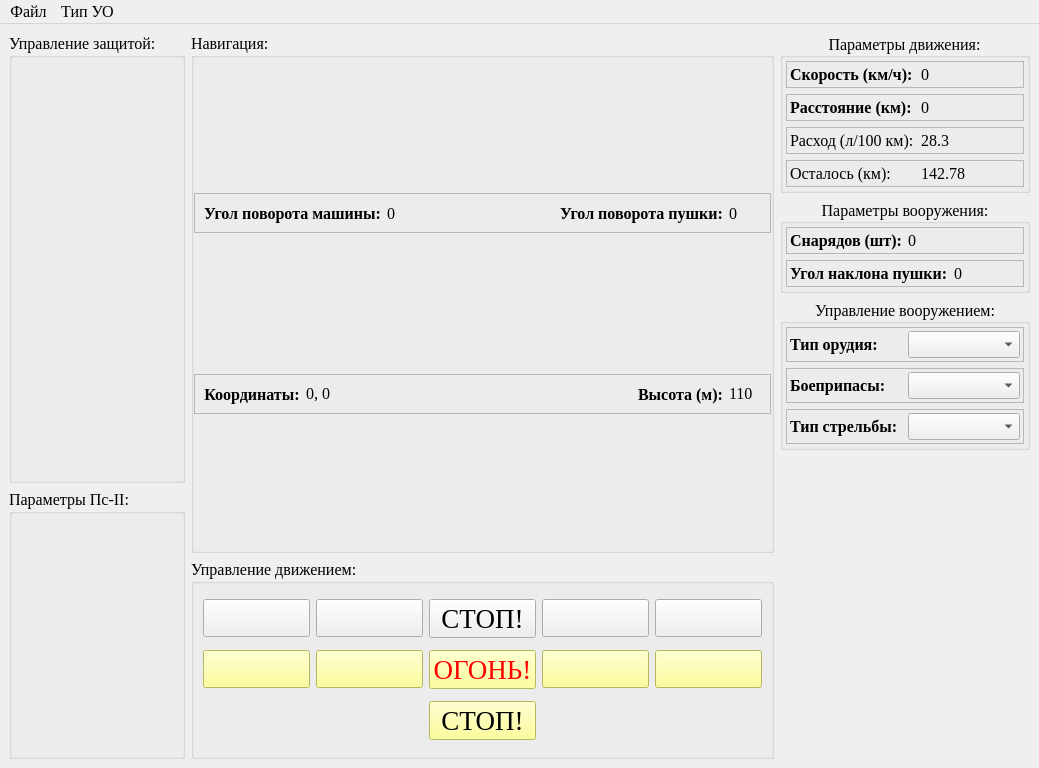
<?xml version="1.0" encoding="UTF-8"?>
<ui version="4.0">
 <class>MainWindow</class>
 <widget class="QMainWindow" name="MainWindow">
  <property name="geometry">
   <rect>
    <x>0</x>
    <y>0</y>
    <width>1024</width>
    <height>768</height>
   </rect>
  </property>
  <property name="font">
   <font>
    <family>Times New Roman</family>
    <pointsize>12</pointsize>
   </font>
  </property>
  <property name="windowTitle">
   <string>Main UI Example</string>
  </property>
  <widget class="QWidget" name="centralwidget">
   <layout class="QHBoxLayout" name="horizontalLayout_2">
    <item>
     <widget class="QFrame" name="frame">
      <property name="sizePolicy">
       <sizepolicy hsizetype="Fixed" vsizetype="Preferred">
        <horstretch>0</horstretch>
        <verstretch>0</verstretch>
       </sizepolicy>
      </property>
      <layout class="QVBoxLayout" name="verticalLayout_2">
       <property name="leftMargin">
        <number>0</number>
       </property>
       <property name="topMargin">
        <number>0</number>
       </property>
       <property name="rightMargin">
        <number>0</number>
       </property>
       <property name="bottomMargin">
        <number>0</number>
       </property>
       <item>
        <widget class="QGroupBox" name="groupBox_6">
         <property name="minimumSize">
          <size>
           <width>0</width>
           <height>450</height>
          </size>
         </property>
         <property name="title">
          <string>Управление защитой:</string>
         </property>
        </widget>
       </item>
       <item>
        <widget class="QGroupBox" name="groupBox_7">
         <property name="sizePolicy">
          <sizepolicy hsizetype="Preferred" vsizetype="Preferred">
           <horstretch>0</horstretch>
           <verstretch>0</verstretch>
          </sizepolicy>
         </property>
         <property name="title">
          <string>Параметры Пс-II:</string>
         </property>
        </widget>
       </item>
      </layout>
     </widget>
    </item>
    <item>
     <widget class="QFrame" name="frame_2">
      <property name="minimumSize">
       <size>
        <width>0</width>
        <height>0</height>
       </size>
      </property>
      <layout class="QVBoxLayout" name="verticalLayout_3">
       <property name="leftMargin">
        <number>0</number>
       </property>
       <property name="topMargin">
        <number>0</number>
       </property>
       <property name="rightMargin">
        <number>0</number>
       </property>
       <property name="bottomMargin">
        <number>0</number>
       </property>
       <item>
        <widget class="QGroupBox" name="groupBox_8">
         <property name="minimumSize">
          <size>
           <width>500</width>
           <height>500</height>
          </size>
         </property>
         <property name="title">
          <string>Навигация:</string>
         </property>
         <layout class="QVBoxLayout" name="verticalLayout_5">
          <property name="leftMargin">
           <number>0</number>
          </property>
          <property name="topMargin">
           <number>0</number>
          </property>
          <property name="rightMargin">
           <number>0</number>
          </property>
          <property name="bottomMargin">
           <number>0</number>
          </property>
          <item>
           <widget class="QFrame" name="frame_14">
            <property name="sizePolicy">
             <sizepolicy hsizetype="Preferred" vsizetype="Fixed">
              <horstretch>0</horstretch>
              <verstretch>0</verstretch>
             </sizepolicy>
            </property>
            <property name="frameShape">
             <enum>QFrame::StyledPanel</enum>
            </property>
            <property name="frameShadow">
             <enum>QFrame::Raised</enum>
            </property>
            <layout class="QHBoxLayout" name="horizontalLayout_12">
             <item>
              <widget class="QLabel" name="label_16">
               <property name="sizePolicy">
                <sizepolicy hsizetype="Fixed" vsizetype="Preferred">
                 <horstretch>0</horstretch>
                 <verstretch>0</verstretch>
                </sizepolicy>
               </property>
               <property name="font">
                <font>
                 <weight>75</weight>
                 <bold>true</bold>
                </font>
               </property>
               <property name="text">
                <string>Угол поворота машины:</string>
               </property>
               <property name="alignment">
                <set>Qt::AlignCenter</set>
               </property>
              </widget>
             </item>
             <item>
              <widget class="QLabel" name="turn_label">
               <property name="sizePolicy">
                <sizepolicy hsizetype="Fixed" vsizetype="Preferred">
                 <horstretch>0</horstretch>
                 <verstretch>0</verstretch>
                </sizepolicy>
               </property>
               <property name="text">
                <string>0</string>
               </property>
              </widget>
             </item>
             <item>
              <spacer name="horizontalSpacer">
               <property name="orientation">
                <enum>Qt::Horizontal</enum>
               </property>
               <property name="sizeHint" stdset="0">
                <size>
                 <width>40</width>
                 <height>20</height>
                </size>
               </property>
              </spacer>
             </item>
             <item>
              <widget class="QLabel" name="label_14">
               <property name="sizePolicy">
                <sizepolicy hsizetype="Fixed" vsizetype="Preferred">
                 <horstretch>0</horstretch>
                 <verstretch>0</verstretch>
                </sizepolicy>
               </property>
               <property name="font">
                <font>
                 <weight>75</weight>
                 <bold>true</bold>
                </font>
               </property>
               <property name="text">
                <string>Угол поворота пушки:</string>
               </property>
               <property name="alignment">
                <set>Qt::AlignCenter</set>
               </property>
              </widget>
             </item>
             <item>
              <widget class="QLabel" name="gun_turn_label">
               <property name="sizePolicy">
                <sizepolicy hsizetype="Fixed" vsizetype="Preferred">
                 <horstretch>0</horstretch>
                 <verstretch>0</verstretch>
                </sizepolicy>
               </property>
               <property name="minimumSize">
                <size>
                 <width>32</width>
                 <height>0</height>
                </size>
               </property>
               <property name="text">
                <string>0</string>
               </property>
              </widget>
             </item>
            </layout>
           </widget>
          </item>
          <item>
           <widget class="QFrame" name="frame_10">
            <property name="sizePolicy">
             <sizepolicy hsizetype="Preferred" vsizetype="Fixed">
              <horstretch>0</horstretch>
              <verstretch>0</verstretch>
             </sizepolicy>
            </property>
            <property name="frameShape">
             <enum>QFrame::StyledPanel</enum>
            </property>
            <property name="frameShadow">
             <enum>QFrame::Raised</enum>
            </property>
            <layout class="QHBoxLayout" name="horizontalLayout_7">
             <item>
              <widget class="QLabel" name="label_9">
               <property name="sizePolicy">
                <sizepolicy hsizetype="Fixed" vsizetype="Preferred">
                 <horstretch>0</horstretch>
                 <verstretch>0</verstretch>
                </sizepolicy>
               </property>
               <property name="font">
                <font>
                 <weight>75</weight>
                 <bold>true</bold>
                </font>
               </property>
               <property name="text">
                <string>Координаты:</string>
               </property>
               <property name="alignment">
                <set>Qt::AlignCenter</set>
               </property>
              </widget>
             </item>
             <item>
              <widget class="QLabel" name="coord_label">
               <property name="sizePolicy">
                <sizepolicy hsizetype="Fixed" vsizetype="Fixed">
                 <horstretch>0</horstretch>
                 <verstretch>0</verstretch>
                </sizepolicy>
               </property>
               <property name="text">
                <string>0, 0</string>
               </property>
              </widget>
             </item>
             <item>
              <spacer name="horizontalSpacer_2">
               <property name="orientation">
                <enum>Qt::Horizontal</enum>
               </property>
               <property name="sizeHint" stdset="0">
                <size>
                 <width>40</width>
                 <height>20</height>
                </size>
               </property>
              </spacer>
             </item>
             <item>
              <widget class="QLabel" name="label_10">
               <property name="sizePolicy">
                <sizepolicy hsizetype="Fixed" vsizetype="Preferred">
                 <horstretch>0</horstretch>
                 <verstretch>0</verstretch>
                </sizepolicy>
               </property>
               <property name="font">
                <font>
                 <weight>75</weight>
                 <bold>true</bold>
                </font>
               </property>
               <property name="text">
                <string>Высота (м):</string>
               </property>
               <property name="alignment">
                <set>Qt::AlignCenter</set>
               </property>
              </widget>
             </item>
             <item>
              <widget class="QLabel" name="label_12">
               <property name="sizePolicy">
                <sizepolicy hsizetype="Fixed" vsizetype="Fixed">
                 <horstretch>0</horstretch>
                 <verstretch>0</verstretch>
                </sizepolicy>
               </property>
               <property name="minimumSize">
                <size>
                 <width>32</width>
                 <height>0</height>
                </size>
               </property>
               <property name="text">
                <string>110</string>
               </property>
              </widget>
             </item>
            </layout>
           </widget>
          </item>
         </layout>
        </widget>
       </item>
       <item>
        <widget class="QGroupBox" name="groupBox_9">
         <property name="sizePolicy">
          <sizepolicy hsizetype="Preferred" vsizetype="Fixed">
           <horstretch>0</horstretch>
           <verstretch>0</verstretch>
          </sizepolicy>
         </property>
         <property name="minimumSize">
          <size>
           <width>0</width>
           <height>200</height>
          </size>
         </property>
         <property name="title">
          <string>Управление движением:</string>
         </property>
         <layout class="QGridLayout" name="gridLayout">
          <item row="2" column="3">
           <widget class="QPushButton" name="gun_left">
            <property name="minimumSize">
             <size>
              <width>107</width>
              <height>38</height>
             </size>
            </property>
            <property name="font">
             <font>
              <family>Times New Roman</family>
              <pointsize>16</pointsize>
             </font>
            </property>
            <property name="styleSheet">
             <string notr="true">background: rgb(255, 255, 127)</string>
            </property>
            <property name="text">
             <string/>
            </property>
            <property name="icon">
             <iconset>
              <normaloff>images/arrow_left.png</normaloff>images/arrow_left.png</iconset>
            </property>
            <property name="autoRepeat">
             <bool>true</bool>
            </property>
            <property name="autoRepeatDelay">
             <number>100</number>
            </property>
            <property name="autoRepeatInterval">
             <number>16</number>
            </property>
           </widget>
          </item>
          <item row="2" column="5">
           <widget class="QPushButton" name="gun_right">
            <property name="minimumSize">
             <size>
              <width>107</width>
              <height>38</height>
             </size>
            </property>
            <property name="font">
             <font>
              <family>Times New Roman</family>
              <pointsize>16</pointsize>
             </font>
            </property>
            <property name="styleSheet">
             <string notr="true">background: rgb(255, 255, 127)</string>
            </property>
            <property name="text">
             <string/>
            </property>
            <property name="icon">
             <iconset>
              <normaloff>images/arrow_right.png</normaloff>images/arrow_right.png</iconset>
            </property>
            <property name="autoRepeat">
             <bool>true</bool>
            </property>
            <property name="autoRepeatDelay">
             <number>100</number>
            </property>
            <property name="autoRepeatInterval">
             <number>16</number>
            </property>
           </widget>
          </item>
          <item row="0" column="3">
           <widget class="QPushButton" name="tank_left">
            <property name="minimumSize">
             <size>
              <width>107</width>
              <height>38</height>
             </size>
            </property>
            <property name="font">
             <font>
              <family>Times New Roman</family>
              <pointsize>16</pointsize>
             </font>
            </property>
            <property name="text">
             <string/>
            </property>
            <property name="icon">
             <iconset>
              <normaloff>images/arrow_left.png</normaloff>images/arrow_left.png</iconset>
            </property>
            <property name="autoRepeat">
             <bool>true</bool>
            </property>
            <property name="autoRepeatDelay">
             <number>100</number>
            </property>
            <property name="autoRepeatInterval">
             <number>16</number>
            </property>
           </widget>
          </item>
          <item row="0" column="5">
           <widget class="QPushButton" name="tank_right">
            <property name="minimumSize">
             <size>
              <width>107</width>
              <height>38</height>
             </size>
            </property>
            <property name="font">
             <font>
              <family>Times New Roman</family>
              <pointsize>16</pointsize>
             </font>
            </property>
            <property name="text">
             <string/>
            </property>
            <property name="icon">
             <iconset>
              <normaloff>images/arrow_right.png</normaloff>images/arrow_right.png</iconset>
            </property>
            <property name="autoRepeat">
             <bool>true</bool>
            </property>
            <property name="autoRepeatDelay">
             <number>100</number>
            </property>
            <property name="autoRepeatInterval">
             <number>16</number>
            </property>
           </widget>
          </item>
          <item row="2" column="2">
           <widget class="QPushButton" name="gun_fire">
            <property name="minimumSize">
             <size>
              <width>107</width>
              <height>38</height>
             </size>
            </property>
            <property name="font">
             <font>
              <family>Times New Roman</family>
              <pointsize>20</pointsize>
             </font>
            </property>
            <property name="styleSheet">
             <string notr="true">background: rgb(255, 255, 127); color: red</string>
            </property>
            <property name="text">
             <string>ОГОНЬ!</string>
            </property>
           </widget>
          </item>
          <item row="0" column="0">
           <widget class="QPushButton" name="tank_forward">
            <property name="minimumSize">
             <size>
              <width>107</width>
              <height>38</height>
             </size>
            </property>
            <property name="font">
             <font>
              <family>Times New Roman</family>
              <pointsize>16</pointsize>
             </font>
            </property>
            <property name="text">
             <string/>
            </property>
            <property name="icon">
             <iconset>
              <normaloff>images/arrow_up.png</normaloff>images/arrow_up.png</iconset>
            </property>
            <property name="autoRepeat">
             <bool>true</bool>
            </property>
            <property name="autoRepeatDelay">
             <number>0</number>
            </property>
            <property name="autoRepeatInterval">
             <number>100</number>
            </property>
           </widget>
          </item>
          <item row="0" column="1">
           <widget class="QPushButton" name="tank_back">
            <property name="minimumSize">
             <size>
              <width>107</width>
              <height>38</height>
             </size>
            </property>
            <property name="font">
             <font>
              <family>Times New Roman</family>
              <pointsize>16</pointsize>
             </font>
            </property>
            <property name="text">
             <string/>
            </property>
            <property name="icon">
             <iconset>
              <normaloff>images/arrow_down.png</normaloff>images/arrow_down.png</iconset>
            </property>
            <property name="autoRepeat">
             <bool>true</bool>
            </property>
            <property name="autoRepeatDelay">
             <number>0</number>
            </property>
            <property name="autoRepeatInterval">
             <number>100</number>
            </property>
           </widget>
          </item>
          <item row="2" column="1">
           <widget class="QPushButton" name="gun_down">
            <property name="minimumSize">
             <size>
              <width>107</width>
              <height>38</height>
             </size>
            </property>
            <property name="font">
             <font>
              <family>Times New Roman</family>
              <pointsize>16</pointsize>
             </font>
            </property>
            <property name="styleSheet">
             <string notr="true">background: rgb(255, 255, 127)</string>
            </property>
            <property name="text">
             <string/>
            </property>
            <property name="icon">
             <iconset>
              <normaloff>images/arrow_down.png</normaloff>images/arrow_down.png</iconset>
            </property>
            <property name="autoRepeat">
             <bool>true</bool>
            </property>
            <property name="autoRepeatDelay">
             <number>100</number>
            </property>
            <property name="autoRepeatInterval">
             <number>16</number>
            </property>
           </widget>
          </item>
          <item row="2" column="0">
           <widget class="QPushButton" name="gun_up">
            <property name="minimumSize">
             <size>
              <width>107</width>
              <height>38</height>
             </size>
            </property>
            <property name="font">
             <font>
              <family>Times New Roman</family>
              <pointsize>16</pointsize>
             </font>
            </property>
            <property name="styleSheet">
             <string notr="true">background: rgb(255, 255, 127)</string>
            </property>
            <property name="text">
             <string/>
            </property>
            <property name="icon">
             <iconset>
              <normaloff>images/arrow_up.png</normaloff>images/arrow_up.png</iconset>
            </property>
            <property name="autoRepeat">
             <bool>true</bool>
            </property>
            <property name="autoRepeatDelay">
             <number>100</number>
            </property>
            <property name="autoRepeatInterval">
             <number>16</number>
            </property>
           </widget>
          </item>
          <item row="3" column="2">
           <widget class="QPushButton" name="pushButton_11">
            <property name="minimumSize">
             <size>
              <width>107</width>
              <height>38</height>
             </size>
            </property>
            <property name="font">
             <font>
              <family>Times New Roman</family>
              <pointsize>20</pointsize>
             </font>
            </property>
            <property name="styleSheet">
             <string notr="true">background: rgb(255, 255, 127)</string>
            </property>
            <property name="text">
             <string>СТОП!</string>
            </property>
           </widget>
          </item>
          <item row="0" column="2">
           <widget class="QPushButton" name="tank_stop">
            <property name="enabled">
             <bool>true</bool>
            </property>
            <property name="minimumSize">
             <size>
              <width>107</width>
              <height>38</height>
             </size>
            </property>
            <property name="font">
             <font>
              <family>Times New Roman</family>
              <pointsize>20</pointsize>
             </font>
            </property>
            <property name="text">
             <string>СТОП!</string>
            </property>
           </widget>
          </item>
         </layout>
        </widget>
       </item>
      </layout>
     </widget>
    </item>
    <item>
     <widget class="QFrame" name="frame_3">
      <property name="sizePolicy">
       <sizepolicy hsizetype="Fixed" vsizetype="Preferred">
        <horstretch>0</horstretch>
        <verstretch>0</verstretch>
       </sizepolicy>
      </property>
      <property name="minimumSize">
       <size>
        <width>250</width>
        <height>0</height>
       </size>
      </property>
      <layout class="QVBoxLayout" name="verticalLayout">
       <property name="leftMargin">
        <number>0</number>
       </property>
       <property name="topMargin">
        <number>0</number>
       </property>
       <property name="rightMargin">
        <number>0</number>
       </property>
       <property name="bottomMargin">
        <number>0</number>
       </property>
       <item>
        <widget class="QGroupBox" name="groupBox_4">
         <property name="sizePolicy">
          <sizepolicy hsizetype="Preferred" vsizetype="Fixed">
           <horstretch>0</horstretch>
           <verstretch>0</verstretch>
          </sizepolicy>
         </property>
         <property name="minimumSize">
          <size>
           <width>0</width>
           <height>0</height>
          </size>
         </property>
         <property name="font">
          <font>
           <weight>50</weight>
           <bold>false</bold>
          </font>
         </property>
         <property name="title">
          <string>Параметры движения:</string>
         </property>
         <property name="alignment">
          <set>Qt::AlignCenter</set>
         </property>
         <property name="flat">
          <bool>false</bool>
         </property>
         <property name="checkable">
          <bool>false</bool>
         </property>
         <layout class="QVBoxLayout" name="verticalLayout_4">
          <property name="leftMargin">
           <number>3</number>
          </property>
          <property name="topMargin">
           <number>3</number>
          </property>
          <property name="rightMargin">
           <number>3</number>
          </property>
          <property name="bottomMargin">
           <number>3</number>
          </property>
          <item>
           <widget class="QFrame" name="frame_4">
            <property name="sizePolicy">
             <sizepolicy hsizetype="Preferred" vsizetype="Fixed">
              <horstretch>0</horstretch>
              <verstretch>0</verstretch>
             </sizepolicy>
            </property>
            <property name="frameShape">
             <enum>QFrame::StyledPanel</enum>
            </property>
            <property name="frameShadow">
             <enum>QFrame::Raised</enum>
            </property>
            <layout class="QHBoxLayout" name="horizontalLayout_3">
             <property name="leftMargin">
              <number>3</number>
             </property>
             <property name="topMargin">
              <number>3</number>
             </property>
             <property name="rightMargin">
              <number>3</number>
             </property>
             <property name="bottomMargin">
              <number>3</number>
             </property>
             <item>
              <widget class="QLabel" name="label">
               <property name="minimumSize">
                <size>
                 <width>125</width>
                 <height>0</height>
                </size>
               </property>
               <property name="font">
                <font>
                 <weight>75</weight>
                 <bold>true</bold>
                </font>
               </property>
               <property name="text">
                <string>Скорость (км/ч):</string>
               </property>
              </widget>
             </item>
             <item>
              <widget class="QLabel" name="speed_label">
               <property name="text">
                <string>0</string>
               </property>
               <property name="alignment">
                <set>Qt::AlignLeading|Qt::AlignLeft|Qt::AlignVCenter</set>
               </property>
              </widget>
             </item>
            </layout>
           </widget>
          </item>
          <item>
           <widget class="QFrame" name="frame_5">
            <property name="sizePolicy">
             <sizepolicy hsizetype="Preferred" vsizetype="Fixed">
              <horstretch>0</horstretch>
              <verstretch>0</verstretch>
             </sizepolicy>
            </property>
            <property name="frameShape">
             <enum>QFrame::StyledPanel</enum>
            </property>
            <property name="frameShadow">
             <enum>QFrame::Raised</enum>
            </property>
            <layout class="QHBoxLayout" name="horizontalLayout_4">
             <property name="leftMargin">
              <number>3</number>
             </property>
             <property name="topMargin">
              <number>3</number>
             </property>
             <property name="rightMargin">
              <number>3</number>
             </property>
             <property name="bottomMargin">
              <number>3</number>
             </property>
             <item>
              <widget class="QLabel" name="label_2">
               <property name="minimumSize">
                <size>
                 <width>125</width>
                 <height>0</height>
                </size>
               </property>
               <property name="font">
                <font>
                 <weight>75</weight>
                 <bold>true</bold>
                </font>
               </property>
               <property name="text">
                <string>Расстояние (км):</string>
               </property>
              </widget>
             </item>
             <item>
              <widget class="QLabel" name="distance_label">
               <property name="text">
                <string>0</string>
               </property>
               <property name="alignment">
                <set>Qt::AlignLeading|Qt::AlignLeft|Qt::AlignVCenter</set>
               </property>
              </widget>
             </item>
            </layout>
           </widget>
          </item>
          <item>
           <widget class="QFrame" name="frame_6">
            <property name="sizePolicy">
             <sizepolicy hsizetype="Preferred" vsizetype="Fixed">
              <horstretch>0</horstretch>
              <verstretch>0</verstretch>
             </sizepolicy>
            </property>
            <property name="frameShape">
             <enum>QFrame::StyledPanel</enum>
            </property>
            <property name="frameShadow">
             <enum>QFrame::Raised</enum>
            </property>
            <layout class="QHBoxLayout" name="horizontalLayout_5">
             <property name="leftMargin">
              <number>3</number>
             </property>
             <property name="topMargin">
              <number>3</number>
             </property>
             <property name="rightMargin">
              <number>3</number>
             </property>
             <property name="bottomMargin">
              <number>3</number>
             </property>
             <item>
              <widget class="QLabel" name="label_3">
               <property name="minimumSize">
                <size>
                 <width>125</width>
                 <height>0</height>
                </size>
               </property>
               <property name="text">
                <string>Расход (л/100 км):</string>
               </property>
              </widget>
             </item>
             <item>
              <widget class="QLabel" name="label_7">
               <property name="text">
                <string>28.3</string>
               </property>
               <property name="alignment">
                <set>Qt::AlignLeading|Qt::AlignLeft|Qt::AlignVCenter</set>
               </property>
              </widget>
             </item>
            </layout>
           </widget>
          </item>
          <item>
           <widget class="QFrame" name="frame_7">
            <property name="sizePolicy">
             <sizepolicy hsizetype="Preferred" vsizetype="Fixed">
              <horstretch>0</horstretch>
              <verstretch>0</verstretch>
             </sizepolicy>
            </property>
            <property name="frameShape">
             <enum>QFrame::StyledPanel</enum>
            </property>
            <property name="frameShadow">
             <enum>QFrame::Raised</enum>
            </property>
            <layout class="QHBoxLayout" name="horizontalLayout_6">
             <property name="leftMargin">
              <number>3</number>
             </property>
             <property name="topMargin">
              <number>3</number>
             </property>
             <property name="rightMargin">
              <number>3</number>
             </property>
             <property name="bottomMargin">
              <number>3</number>
             </property>
             <item>
              <widget class="QLabel" name="label_4">
               <property name="minimumSize">
                <size>
                 <width>125</width>
                 <height>0</height>
                </size>
               </property>
               <property name="text">
                <string>Осталось (км):</string>
               </property>
              </widget>
             </item>
             <item>
              <widget class="QLabel" name="label_8">
               <property name="text">
                <string>142.78</string>
               </property>
               <property name="alignment">
                <set>Qt::AlignLeading|Qt::AlignLeft|Qt::AlignVCenter</set>
               </property>
              </widget>
             </item>
            </layout>
           </widget>
          </item>
         </layout>
        </widget>
       </item>
       <item>
        <widget class="QGroupBox" name="groupBox">
         <property name="sizePolicy">
          <sizepolicy hsizetype="Preferred" vsizetype="Fixed">
           <horstretch>0</horstretch>
           <verstretch>0</verstretch>
          </sizepolicy>
         </property>
         <property name="title">
          <string>Параметры вооружения:</string>
         </property>
         <property name="alignment">
          <set>Qt::AlignCenter</set>
         </property>
         <layout class="QVBoxLayout" name="verticalLayout_6">
          <property name="leftMargin">
           <number>3</number>
          </property>
          <property name="topMargin">
           <number>3</number>
          </property>
          <property name="rightMargin">
           <number>3</number>
          </property>
          <property name="bottomMargin">
           <number>3</number>
          </property>
          <item>
           <widget class="QFrame" name="frame_8">
            <property name="frameShape">
             <enum>QFrame::StyledPanel</enum>
            </property>
            <property name="frameShadow">
             <enum>QFrame::Raised</enum>
            </property>
            <layout class="QHBoxLayout" name="horizontalLayout">
             <property name="leftMargin">
              <number>3</number>
             </property>
             <property name="topMargin">
              <number>3</number>
             </property>
             <property name="rightMargin">
              <number>3</number>
             </property>
             <property name="bottomMargin">
              <number>3</number>
             </property>
             <item>
              <widget class="QLabel" name="label_5">
               <property name="font">
                <font>
                 <weight>75</weight>
                 <bold>true</bold>
                </font>
               </property>
               <property name="text">
                <string>Снарядов (шт):</string>
               </property>
              </widget>
             </item>
             <item>
              <widget class="QLabel" name="ammo_label">
               <property name="text">
                <string>0</string>
               </property>
              </widget>
             </item>
            </layout>
           </widget>
          </item>
          <item>
           <widget class="QFrame" name="frame_12">
            <property name="frameShape">
             <enum>QFrame::StyledPanel</enum>
            </property>
            <property name="frameShadow">
             <enum>QFrame::Raised</enum>
            </property>
            <layout class="QHBoxLayout" name="horizontalLayout_10">
             <property name="leftMargin">
              <number>3</number>
             </property>
             <property name="topMargin">
              <number>3</number>
             </property>
             <property name="rightMargin">
              <number>3</number>
             </property>
             <property name="bottomMargin">
              <number>3</number>
             </property>
             <item>
              <widget class="QLabel" name="label_13">
               <property name="font">
                <font>
                 <weight>75</weight>
                 <bold>true</bold>
                </font>
               </property>
               <property name="text">
                <string>Угол наклона пушки:</string>
               </property>
              </widget>
             </item>
             <item>
              <widget class="QLabel" name="gun_angle_label">
               <property name="text">
                <string>0</string>
               </property>
              </widget>
             </item>
            </layout>
           </widget>
          </item>
         </layout>
        </widget>
       </item>
       <item>
        <widget class="QGroupBox" name="groupBox_5">
         <property name="sizePolicy">
          <sizepolicy hsizetype="Preferred" vsizetype="Fixed">
           <horstretch>0</horstretch>
           <verstretch>0</verstretch>
          </sizepolicy>
         </property>
         <property name="title">
          <string>Управление вооружением:</string>
         </property>
         <property name="alignment">
          <set>Qt::AlignCenter</set>
         </property>
         <layout class="QVBoxLayout" name="verticalLayout_7">
          <property name="leftMargin">
           <number>3</number>
          </property>
          <property name="topMargin">
           <number>3</number>
          </property>
          <property name="rightMargin">
           <number>3</number>
          </property>
          <property name="bottomMargin">
           <number>3</number>
          </property>
          <item>
           <widget class="QFrame" name="frame_9">
            <property name="frameShape">
             <enum>QFrame::StyledPanel</enum>
            </property>
            <property name="frameShadow">
             <enum>QFrame::Raised</enum>
            </property>
            <layout class="QHBoxLayout" name="horizontalLayout_8">
             <property name="leftMargin">
              <number>3</number>
             </property>
             <property name="topMargin">
              <number>3</number>
             </property>
             <property name="rightMargin">
              <number>3</number>
             </property>
             <property name="bottomMargin">
              <number>3</number>
             </property>
             <item>
              <widget class="QLabel" name="label_6">
               <property name="sizePolicy">
                <sizepolicy hsizetype="Preferred" vsizetype="Preferred">
                 <horstretch>0</horstretch>
                 <verstretch>0</verstretch>
                </sizepolicy>
               </property>
               <property name="font">
                <font>
                 <weight>75</weight>
                 <bold>true</bold>
                </font>
               </property>
               <property name="text">
                <string>Тип орудия:</string>
               </property>
              </widget>
             </item>
             <item>
              <widget class="QComboBox" name="comboBox"/>
             </item>
            </layout>
           </widget>
          </item>
          <item>
           <widget class="QFrame" name="frame_11">
            <property name="frameShape">
             <enum>QFrame::StyledPanel</enum>
            </property>
            <property name="frameShadow">
             <enum>QFrame::Raised</enum>
            </property>
            <layout class="QHBoxLayout" name="horizontalLayout_9">
             <property name="leftMargin">
              <number>3</number>
             </property>
             <property name="topMargin">
              <number>3</number>
             </property>
             <property name="rightMargin">
              <number>3</number>
             </property>
             <property name="bottomMargin">
              <number>3</number>
             </property>
             <item>
              <widget class="QLabel" name="label_11">
               <property name="sizePolicy">
                <sizepolicy hsizetype="Preferred" vsizetype="Preferred">
                 <horstretch>0</horstretch>
                 <verstretch>0</verstretch>
                </sizepolicy>
               </property>
               <property name="font">
                <font>
                 <weight>75</weight>
                 <bold>true</bold>
                </font>
               </property>
               <property name="text">
                <string>Боеприпасы:</string>
               </property>
              </widget>
             </item>
             <item>
              <widget class="QComboBox" name="comboBox_2"/>
             </item>
            </layout>
           </widget>
          </item>
          <item>
           <widget class="QFrame" name="frame_13">
            <property name="frameShape">
             <enum>QFrame::StyledPanel</enum>
            </property>
            <property name="frameShadow">
             <enum>QFrame::Raised</enum>
            </property>
            <layout class="QHBoxLayout" name="horizontalLayout_11">
             <property name="leftMargin">
              <number>3</number>
             </property>
             <property name="topMargin">
              <number>3</number>
             </property>
             <property name="rightMargin">
              <number>3</number>
             </property>
             <property name="bottomMargin">
              <number>3</number>
             </property>
             <item>
              <widget class="QLabel" name="label_15">
               <property name="font">
                <font>
                 <weight>75</weight>
                 <bold>true</bold>
                </font>
               </property>
               <property name="text">
                <string>Тип стрельбы:</string>
               </property>
              </widget>
             </item>
             <item>
              <widget class="QComboBox" name="comboBox_3"/>
             </item>
            </layout>
           </widget>
          </item>
         </layout>
        </widget>
       </item>
       <item>
        <spacer name="verticalSpacer">
         <property name="orientation">
          <enum>Qt::Vertical</enum>
         </property>
         <property name="sizeHint" stdset="0">
          <size>
           <width>20</width>
           <height>40</height>
          </size>
         </property>
        </spacer>
       </item>
      </layout>
     </widget>
    </item>
   </layout>
  </widget>
  <widget class="QMenuBar" name="menubar">
   <property name="geometry">
    <rect>
     <x>0</x>
     <y>0</y>
     <width>1025</width>
     <height>21</height>
    </rect>
   </property>
   <widget class="QMenu" name="menu">
    <property name="title">
     <string>Файл</string>
    </property>
    <addaction name="action_2"/>
    <addaction name="action_4"/>
    <addaction name="separator"/>
    <addaction name="action_3"/>
    <addaction name="action_5"/>
    <addaction name="separator"/>
    <addaction name="action_7"/>
   </widget>
   <widget class="QMenu" name="menu_2">
    <property name="title">
     <string>Тип УО</string>
    </property>
   </widget>
   <addaction name="menu"/>
   <addaction name="menu_2"/>
  </widget>
  <action name="action">
   <property name="text">
    <string>Выход</string>
   </property>
  </action>
  <action name="action_2">
   <property name="text">
    <string>Старт...</string>
   </property>
  </action>
  <action name="action_3">
   <property name="text">
    <string>Сохранить</string>
   </property>
  </action>
  <action name="action_4">
   <property name="text">
    <string>Открыть...</string>
   </property>
  </action>
  <action name="action_5">
   <property name="text">
    <string>Сохранить как...</string>
   </property>
  </action>
  <action name="action_7">
   <property name="text">
    <string>Выход</string>
   </property>
  </action>
 </widget>
 <resources/>
 <connections/>
</ui>
